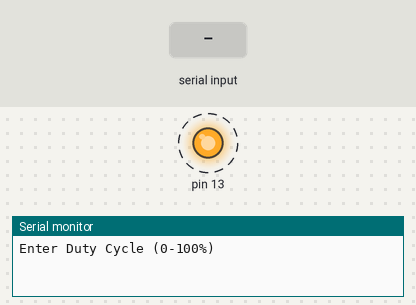
Recording of a sketch running on a simulated Arduino Uno, built with avr-gcc and run on an emulated ATmega328P. On the bench: output pins drawn as LEDs (lit = HIGH), the last lines printed to the serial monitor. Dashed ring = blinking. Inputs (shaded band) come from the test bench.

Above: at 2.5 s.
2.6 s: "200\n" received over Serial
At 3.6 s:
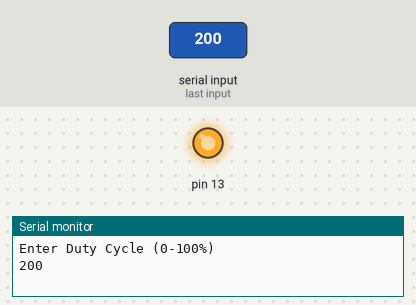
Timing chart, 0 to 5.6 s (numbered marks = the images above; inputs shaded):
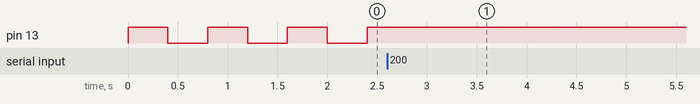

The sketch:

pwm.ino
```cpp
/******************
 * pwm of despair *
 *****************/
//  pin 9 is to be used instead of pin 6, because a 16-bit counter's resolution
//  is preferable.
#define CLOCK_FREQ 16000000
#define PRESCALE 8
#define MAX 65535

//  paramater variables
volatile int freq=20;
volatile int duty=70;

void timer1_init(float freq,float duty){
  //  disable interrupts
  SREG &= ~(1 << 7);

  //  clear all registers
  TCCR1A  = 0;  //  Sets comparisons
  TCCR1B  = 0;  //  Clock prescaling, waveform select
  ICR1    = 0;  //  TOP value - used to set frequency
  OCR1A   = 0;  //  compare value, used to set PWM

//---------------------------------------------------------------------
//    Setting Frequency, Duty Cycle
//---------------------------------------------------------------------
  //  Setting ICR1 (TOP value)
  //  equation is freq=(CLOCK_FREQ)/(2*N*TOP)
  //  Below, a temporary variable is used to calculate the TOP time
  //  using floats and typecast to an integer.

  int TOP = CLOCK_FREQ/(2*PRESCALE*freq);

  //  ICR1 MUST be given an integer
  ICR1 = TOP;
//  ICR1 = 0xCFFF;
  //  Setting OCR1A for duty cycle.
  //  The function receives a float value, and then

  float percent = (float)duty;
  percent/=100; //take input and convert it to decimal
  int ton = (int) percent*MAX;
  OCR1A = ton;
//  OCR1A = 0xB3AC;

//---------------------------------------------------------------------
//    Setting Mode
//---------------------------------------------------------------------
  //  waveform generation mode set to phase-correct PWM
  //  from Datasheet, this is Mode 8 from Table 15-4, p. 136
  //TCCR1A |= (1 << WGM10);
  TCCR1B |= (1 << WGM13);

  //  non-invert mode. Page 135, Table 15-3
  //  set to (1,0) for phase and frequency correct PWM mode.
  TCCR1A |= ((1 << COM1A1) | (0 << COM1A0));

  // Enable the Timer/Counter1 Interrupt Mask Register p.139
  TIMSK1 |= (1<<OCIE1A);

  //  Set clock to divide signal by 8. See Table 15-5 on p. 137
  //TCCR1B |= (1 << CS11);
  TCCR1B |= ((0 << CS12)|(1 << CS11)|(1 << CS10));


  //  enable interrupts
  SREG |= (1 << 7);
}

void setup(){
  Serial.begin(9600);
  //  set LED to output
  DDRB |= (1 << 5);
  timer1_init(freq,duty); //set to 20Hz, 50% duty cycle
}

ISR(TIMER1_COMPA_vect){
  PORTB ^= (1 << 5);
  //digitalWrite(LED, digitalRead(LED) ^ 1);
}

void loop(){
  delay(1500);
  Serial.println("Enter Duty Cycle (0-100%)");
  delay(10);
  duty = get_line();
  Serial.println(duty);
  timer1_init(20,duty);
  for(;;){}
  }


int get_line() {
  char number[20];
  int index = 0;
  Serial.flush();
  char readChar = (char)Serial.read();

  while(Serial.available() <= 0);
  delay(100);
  while(Serial.available() > 0) {
    if(readChar=='\r'){
      number[index]=0;
      continue;
    }
    number[index] = Serial.read();
    index++;
  }
  number[index] = 0;
  return atoi(number);
}
```

Measured:
- after the input at 2.6 s, pin 13: stops changing and stays HIGH
- by itself, pin 13: alternates HIGH for 0.40 s and LOW for 0.40 s
